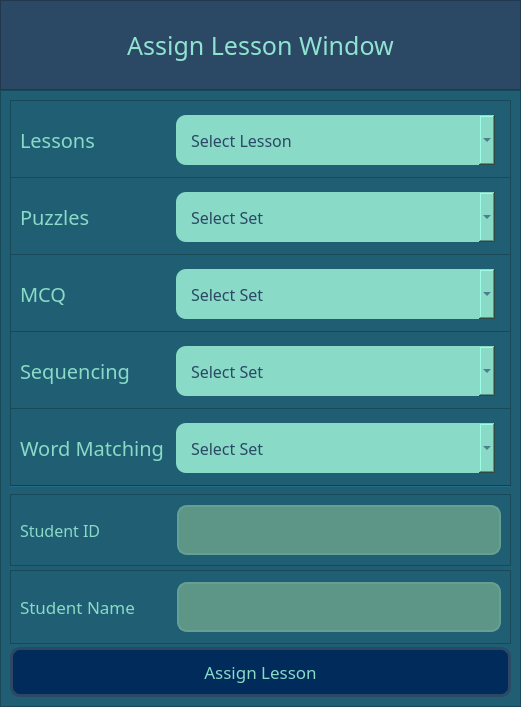
<?xml version="1.0" encoding="UTF-8"?>
<ui version="4.0">
 <class>Form</class>
 <widget class="QWidget" name="Form">
  <property name="geometry">
   <rect>
    <x>0</x>
    <y>0</y>
    <width>521</width>
    <height>707</height>
   </rect>
  </property>
  <property name="minimumSize">
   <size>
    <width>521</width>
    <height>707</height>
   </size>
  </property>
  <property name="maximumSize">
   <size>
    <width>521</width>
    <height>707</height>
   </size>
  </property>
  <property name="windowTitle">
   <string>Form</string>
  </property>
  <layout class="QGridLayout" name="gridLayout">
   <property name="leftMargin">
    <number>0</number>
   </property>
   <property name="topMargin">
    <number>0</number>
   </property>
   <property name="rightMargin">
    <number>0</number>
   </property>
   <property name="bottomMargin">
    <number>0</number>
   </property>
   <property name="spacing">
    <number>0</number>
   </property>
   <item row="0" column="0">
    <widget class="QFrame" name="top_frame">
     <property name="minimumSize">
      <size>
       <width>521</width>
       <height>90</height>
      </size>
     </property>
     <property name="maximumSize">
      <size>
       <width>16777215</width>
       <height>16777215</height>
      </size>
     </property>
     <property name="styleSheet">
      <string notr="true">background-color: rgb(43, 72, 101);</string>
     </property>
     <property name="frameShape">
      <enum>QFrame::StyledPanel</enum>
     </property>
     <property name="frameShadow">
      <enum>QFrame::Raised</enum>
     </property>
     <layout class="QHBoxLayout" name="horizontalLayout">
      <item>
       <widget class="QLabel" name="lbl_heading">
        <property name="font">
         <font>
          <family>Hind Siliguri Medium</family>
          <pointsize>19</pointsize>
          <weight>50</weight>
          <bold>false</bold>
         </font>
        </property>
        <property name="styleSheet">
         <string notr="true">color: rgb(143, 227, 207);</string>
        </property>
        <property name="text">
         <string>Assign Lesson Window</string>
        </property>
        <property name="alignment">
         <set>Qt::AlignCenter</set>
        </property>
       </widget>
      </item>
     </layout>
    </widget>
   </item>
   <item row="1" column="0">
    <widget class="QFrame" name="middle_frame">
     <property name="minimumSize">
      <size>
       <width>521</width>
       <height>391</height>
      </size>
     </property>
     <property name="styleSheet">
      <string notr="true">background-color: rgb(32, 94, 115);
color: rgb(137, 218, 199);</string>
     </property>
     <property name="frameShape">
      <enum>QFrame::StyledPanel</enum>
     </property>
     <property name="frameShadow">
      <enum>QFrame::Raised</enum>
     </property>
     <layout class="QVBoxLayout" name="verticalLayout">
      <item>
       <widget class="QFrame" name="frame_3">
        <property name="minimumSize">
         <size>
          <width>300</width>
          <height>80</height>
         </size>
        </property>
        <property name="maximumSize">
         <size>
          <width>16777215</width>
          <height>16777215</height>
         </size>
        </property>
        <property name="frameShape">
         <enum>QFrame::StyledPanel</enum>
        </property>
        <property name="frameShadow">
         <enum>QFrame::Raised</enum>
        </property>
        <layout class="QHBoxLayout" name="horizontalLayout_5">
         <property name="rightMargin">
          <number>15</number>
         </property>
         <item>
          <widget class="QLabel" name="lbl_category">
           <property name="minimumSize">
            <size>
             <width>120</width>
             <height>0</height>
            </size>
           </property>
           <property name="maximumSize">
            <size>
             <width>150</width>
             <height>16777215</height>
            </size>
           </property>
           <property name="font">
            <font>
             <family>Hind Siliguri Medium</family>
             <pointsize>15</pointsize>
             <weight>50</weight>
             <bold>false</bold>
            </font>
           </property>
           <property name="styleSheet">
            <string notr="true">color: rgb(137, 218, 199);</string>
           </property>
           <property name="text">
            <string>Lessons</string>
           </property>
          </widget>
         </item>
         <item>
          <widget class="QComboBox" name="lsn_cmb_lesson_list">
           <property name="minimumSize">
            <size>
             <width>308</width>
             <height>50</height>
            </size>
           </property>
           <property name="font">
            <font>
             <family>Hind Siliguri Medium</family>
             <pointsize>12</pointsize>
            </font>
           </property>
           <property name="styleSheet">
            <string notr="true">background-color: rgb(137, 218, 199);
padding-left: 15px;
border-radius: 10px;
color: rgb(43, 72, 101);</string>
           </property>
           <item>
            <property name="text">
             <string>Select Lesson</string>
            </property>
           </item>
          </widget>
         </item>
        </layout>
       </widget>
      </item>
      <item>
       <widget class="QFrame" name="frame_4">
        <property name="minimumSize">
         <size>
          <width>300</width>
          <height>80</height>
         </size>
        </property>
        <property name="maximumSize">
         <size>
          <width>16777215</width>
          <height>16777215</height>
         </size>
        </property>
        <property name="frameShape">
         <enum>QFrame::StyledPanel</enum>
        </property>
        <property name="frameShadow">
         <enum>QFrame::Raised</enum>
        </property>
        <layout class="QHBoxLayout" name="horizontalLayout_7">
         <property name="rightMargin">
          <number>15</number>
         </property>
         <item>
          <widget class="QLabel" name="lbl_category_2">
           <property name="minimumSize">
            <size>
             <width>120</width>
             <height>0</height>
            </size>
           </property>
           <property name="maximumSize">
            <size>
             <width>150</width>
             <height>16777215</height>
            </size>
           </property>
           <property name="font">
            <font>
             <family>Hind Siliguri Medium</family>
             <pointsize>15</pointsize>
             <weight>50</weight>
             <bold>false</bold>
            </font>
           </property>
           <property name="styleSheet">
            <string notr="true">color: rgb(137, 218, 199);</string>
           </property>
           <property name="text">
            <string>Puzzles</string>
           </property>
          </widget>
         </item>
         <item>
          <widget class="QComboBox" name="lsn_cmb_puzzle_list">
           <property name="minimumSize">
            <size>
             <width>308</width>
             <height>50</height>
            </size>
           </property>
           <property name="font">
            <font>
             <family>Hind Siliguri Medium</family>
             <pointsize>12</pointsize>
            </font>
           </property>
           <property name="styleSheet">
            <string notr="true">background-color: rgb(137, 218, 199);
padding-left: 15px;
border-radius: 10px;
color: rgb(43, 72, 101);</string>
           </property>
           <item>
            <property name="text">
             <string>Select Set</string>
            </property>
           </item>
          </widget>
         </item>
        </layout>
       </widget>
      </item>
      <item>
       <widget class="QFrame" name="frame_5">
        <property name="minimumSize">
         <size>
          <width>300</width>
          <height>80</height>
         </size>
        </property>
        <property name="maximumSize">
         <size>
          <width>16777215</width>
          <height>16777215</height>
         </size>
        </property>
        <property name="frameShape">
         <enum>QFrame::StyledPanel</enum>
        </property>
        <property name="frameShadow">
         <enum>QFrame::Raised</enum>
        </property>
        <layout class="QHBoxLayout" name="horizontalLayout_8">
         <property name="rightMargin">
          <number>15</number>
         </property>
         <item>
          <widget class="QLabel" name="lbl_category_3">
           <property name="minimumSize">
            <size>
             <width>120</width>
             <height>0</height>
            </size>
           </property>
           <property name="maximumSize">
            <size>
             <width>150</width>
             <height>16777215</height>
            </size>
           </property>
           <property name="font">
            <font>
             <family>Hind Siliguri Medium</family>
             <pointsize>15</pointsize>
             <weight>50</weight>
             <bold>false</bold>
            </font>
           </property>
           <property name="styleSheet">
            <string notr="true">color: rgb(137, 218, 199);</string>
           </property>
           <property name="text">
            <string>MCQ</string>
           </property>
          </widget>
         </item>
         <item>
          <widget class="QComboBox" name="lsn_cmb_mcq_list">
           <property name="minimumSize">
            <size>
             <width>308</width>
             <height>50</height>
            </size>
           </property>
           <property name="font">
            <font>
             <family>Hind Siliguri Medium</family>
             <pointsize>12</pointsize>
            </font>
           </property>
           <property name="styleSheet">
            <string notr="true">background-color: rgb(137, 218, 199);
padding-left: 15px;
border-radius: 10px;
color: rgb(43, 72, 101);</string>
           </property>
           <item>
            <property name="text">
             <string>Select Set</string>
            </property>
           </item>
          </widget>
         </item>
        </layout>
       </widget>
      </item>
      <item>
       <widget class="QFrame" name="frame_7">
        <property name="minimumSize">
         <size>
          <width>300</width>
          <height>80</height>
         </size>
        </property>
        <property name="maximumSize">
         <size>
          <width>16777215</width>
          <height>16777215</height>
         </size>
        </property>
        <property name="frameShape">
         <enum>QFrame::StyledPanel</enum>
        </property>
        <property name="frameShadow">
         <enum>QFrame::Raised</enum>
        </property>
        <layout class="QHBoxLayout" name="horizontalLayout_9">
         <property name="rightMargin">
          <number>15</number>
         </property>
         <item>
          <widget class="QLabel" name="lbl_category_4">
           <property name="minimumSize">
            <size>
             <width>120</width>
             <height>0</height>
            </size>
           </property>
           <property name="maximumSize">
            <size>
             <width>150</width>
             <height>16777215</height>
            </size>
           </property>
           <property name="font">
            <font>
             <family>Hind Siliguri Medium</family>
             <pointsize>15</pointsize>
             <weight>50</weight>
             <bold>false</bold>
            </font>
           </property>
           <property name="styleSheet">
            <string notr="true">color: rgb(137, 218, 199);</string>
           </property>
           <property name="text">
            <string>Sequencing</string>
           </property>
          </widget>
         </item>
         <item>
          <widget class="QComboBox" name="lsn_cmb_sequence_list">
           <property name="minimumSize">
            <size>
             <width>308</width>
             <height>50</height>
            </size>
           </property>
           <property name="font">
            <font>
             <family>Hind Siliguri Medium</family>
             <pointsize>12</pointsize>
            </font>
           </property>
           <property name="styleSheet">
            <string notr="true">background-color: rgb(137, 218, 199);
padding-left: 15px;
border-radius: 10px;
color: rgb(43, 72, 101);</string>
           </property>
           <item>
            <property name="text">
             <string>Select Set</string>
            </property>
           </item>
          </widget>
         </item>
        </layout>
       </widget>
      </item>
      <item>
       <widget class="QFrame" name="frame_8">
        <property name="minimumSize">
         <size>
          <width>300</width>
          <height>80</height>
         </size>
        </property>
        <property name="maximumSize">
         <size>
          <width>16777215</width>
          <height>16777215</height>
         </size>
        </property>
        <property name="frameShape">
         <enum>QFrame::StyledPanel</enum>
        </property>
        <property name="frameShadow">
         <enum>QFrame::Raised</enum>
        </property>
        <layout class="QHBoxLayout" name="horizontalLayout_10">
         <property name="rightMargin">
          <number>15</number>
         </property>
         <item>
          <widget class="QLabel" name="lbl_category_5">
           <property name="minimumSize">
            <size>
             <width>120</width>
             <height>0</height>
            </size>
           </property>
           <property name="maximumSize">
            <size>
             <width>150</width>
             <height>16777215</height>
            </size>
           </property>
           <property name="font">
            <font>
             <family>Hind Siliguri Medium</family>
             <pointsize>15</pointsize>
             <weight>50</weight>
             <bold>false</bold>
            </font>
           </property>
           <property name="styleSheet">
            <string notr="true">color: rgb(137, 218, 199);</string>
           </property>
           <property name="text">
            <string>Word Matching</string>
           </property>
          </widget>
         </item>
         <item>
          <widget class="QComboBox" name="lsn_cmb_matching_list">
           <property name="minimumSize">
            <size>
             <width>308</width>
             <height>50</height>
            </size>
           </property>
           <property name="font">
            <font>
             <family>Hind Siliguri Medium</family>
             <pointsize>12</pointsize>
            </font>
           </property>
           <property name="styleSheet">
            <string notr="true">background-color: rgb(137, 218, 199);
padding-left: 15px;
border-radius: 10px;
color: rgb(43, 72, 101);</string>
           </property>
           <item>
            <property name="text">
             <string>Select Set</string>
            </property>
           </item>
          </widget>
         </item>
        </layout>
       </widget>
      </item>
      <item>
       <widget class="Line" name="line_2">
        <property name="orientation">
         <enum>Qt::Horizontal</enum>
        </property>
       </widget>
      </item>
      <item>
       <widget class="QFrame" name="frame_6">
        <property name="minimumSize">
         <size>
          <width>497</width>
          <height>72</height>
         </size>
        </property>
        <property name="maximumSize">
         <size>
          <width>16777215</width>
          <height>16777215</height>
         </size>
        </property>
        <property name="frameShape">
         <enum>QFrame::StyledPanel</enum>
        </property>
        <property name="frameShadow">
         <enum>QFrame::Raised</enum>
        </property>
        <layout class="QHBoxLayout" name="horizontalLayout_2">
         <item>
          <widget class="QLabel" name="lbl_lesson_id">
           <property name="minimumSize">
            <size>
             <width>151</width>
             <height>48</height>
            </size>
           </property>
           <property name="maximumSize">
            <size>
             <width>211</width>
             <height>16777215</height>
            </size>
           </property>
           <property name="font">
            <font>
             <family>Hind Siliguri Medium</family>
             <pointsize>12</pointsize>
             <weight>50</weight>
             <bold>false</bold>
            </font>
           </property>
           <property name="styleSheet">
            <string notr="true">color: rgb(137, 218, 199);</string>
           </property>
           <property name="text">
            <string>Student ID</string>
           </property>
          </widget>
         </item>
         <item>
          <widget class="QLineEdit" name="lsn_edit_student_id">
           <property name="enabled">
            <bool>false</bool>
           </property>
           <property name="minimumSize">
            <size>
             <width>300</width>
             <height>50</height>
            </size>
           </property>
           <property name="font">
            <font>
             <family>Hind Siliguri</family>
             <pointsize>12</pointsize>
             <weight>50</weight>
             <bold>false</bold>
            </font>
           </property>
           <property name="styleSheet">
            <string notr="true">background-color: rgb(93, 149, 135);
border: 2px solid rgb(101, 161, 146);
padding-left: 15px;
border-radius: 10px;
color: rgb(43, 72, 101);</string>
           </property>
           <property name="cursorPosition">
            <number>0</number>
           </property>
           <property name="placeholderText">
            <string/>
           </property>
          </widget>
         </item>
        </layout>
       </widget>
      </item>
      <item>
       <widget class="QFrame" name="frame_2">
        <property name="minimumSize">
         <size>
          <width>501</width>
          <height>74</height>
         </size>
        </property>
        <property name="maximumSize">
         <size>
          <width>16777215</width>
          <height>16777215</height>
         </size>
        </property>
        <property name="frameShape">
         <enum>QFrame::StyledPanel</enum>
        </property>
        <property name="frameShadow">
         <enum>QFrame::Raised</enum>
        </property>
        <layout class="QHBoxLayout" name="horizontalLayout_6">
         <item>
          <widget class="QLabel" name="lbl_lesson_topic">
           <property name="minimumSize">
            <size>
             <width>151</width>
             <height>0</height>
            </size>
           </property>
           <property name="maximumSize">
            <size>
             <width>150</width>
             <height>16777215</height>
            </size>
           </property>
           <property name="font">
            <font>
             <family>Hind Siliguri Medium</family>
             <pointsize>13</pointsize>
             <weight>50</weight>
             <bold>false</bold>
            </font>
           </property>
           <property name="styleSheet">
            <string notr="true">color: rgb(137, 218, 199);</string>
           </property>
           <property name="text">
            <string>Student Name</string>
           </property>
          </widget>
         </item>
         <item>
          <widget class="QLineEdit" name="lsn_edit_student_name">
           <property name="enabled">
            <bool>false</bool>
           </property>
           <property name="minimumSize">
            <size>
             <width>300</width>
             <height>50</height>
            </size>
           </property>
           <property name="font">
            <font>
             <family>Hind Siliguri Medium</family>
             <pointsize>11</pointsize>
            </font>
           </property>
           <property name="styleSheet">
            <string notr="true">background-color: rgb(93, 149, 135);
border: 2px solid rgb(101, 161, 146);
padding-left: 15px;
border-radius: 10px;
color: rgb(43, 72, 101);</string>
           </property>
           <property name="placeholderText">
            <string/>
           </property>
          </widget>
         </item>
        </layout>
       </widget>
      </item>
      <item>
       <widget class="QPushButton" name="lsn_btn_assign_lsn_to_std">
        <property name="minimumSize">
         <size>
          <width>200</width>
          <height>50</height>
         </size>
        </property>
        <property name="font">
         <font>
          <family>Hind Siliguri Medium</family>
          <pointsize>13</pointsize>
         </font>
        </property>
        <property name="cursor">
         <cursorShape>PointingHandCursor</cursorShape>
        </property>
        <property name="styleSheet">
         <string notr="true">QPushButton {
border: 3px solid rgb(43, 72, 101);
border-radius: 10px;
background-color:  #002B5B;
color: rgb(137, 218, 199)
}

QPushButton::hover:!pressed {
background-color: rgb(43, 72, 101);
border: 3px solid rgb(0, 43, 91); 
}</string>
        </property>
        <property name="text">
         <string>Assign Lesson</string>
        </property>
        <property name="shortcut">
         <string>Return</string>
        </property>
        <property name="flat">
         <bool>true</bool>
        </property>
       </widget>
      </item>
     </layout>
    </widget>
   </item>
  </layout>
 </widget>
 <resources/>
 <connections/>
</ui>
